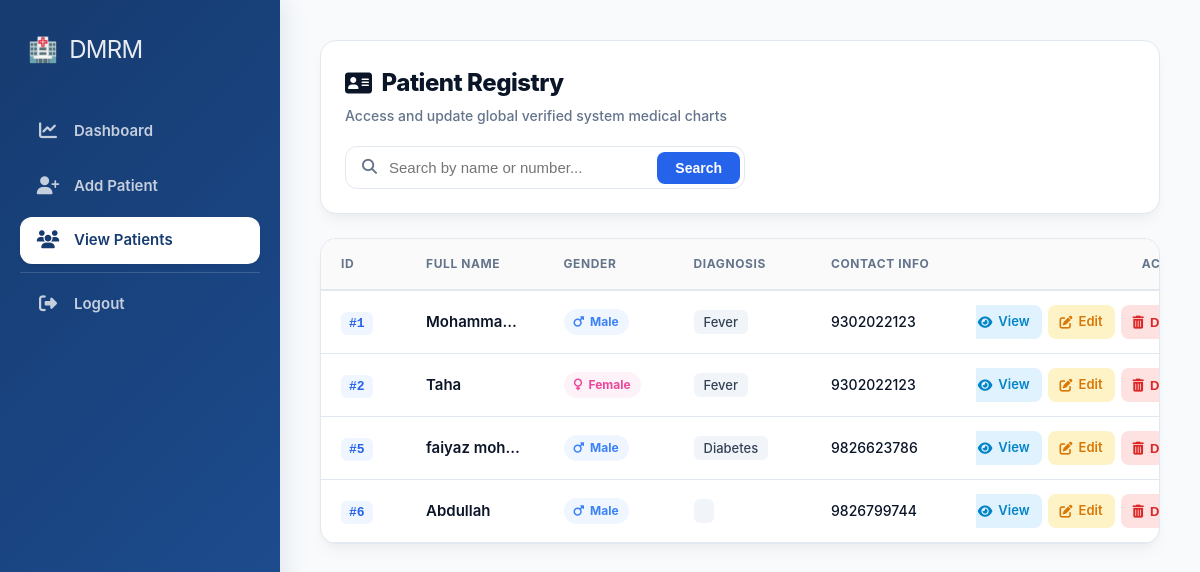
The page /patients (signed in) on the database its author committed.
### tables this page shows
CREATE TABLE patients (
        id INTEGER PRIMARY KEY AUTOINCREMENT,
        doctor_id INTEGER,
        name TEXT,
        age INTEGER,
        gender TEXT,
        phone TEXT,
        email TEXT,
        disease TEXT,
        blood_group TEXT,
        address TEXT,
        report TEXT,
        FOREIGN KEY(doctor_id) REFERENCES doctors(id)
    );

### app.py (the view)
@app.route("/patients")
def view_patients():
    if not is_logged_in() or session.get("role") != "admin":
        return redirect("/login")
    search = request.args.get("search")
    conn = sqlite3.connect(DATABASE, timeout=20)
    conn.row_factory = sqlite3.Row
    cur = conn.cursor()
    doctor_id = session["doctor_id"]
    if search:
        cur.execute("""
            SELECT * FROM patients
            WHERE doctor_id=? AND (name LIKE ? OR phone LIKE ?)
        """, (doctor_id, '%' + search + '%', '%' + search + '%'))
    else:
        cur.execute("SELECT * FROM patients WHERE doctor_id=?", (doctor_id,))
    patients = cur.fetchall()
    conn.close()
    return render_template("patient_list.html", patients=patients)

### app.py (called while the page is built)
def is_logged_in():
    return session.get("logged_in")

### templates/patient_list.html (shortened to what this page needs)
{% extends "base.html" %}
{% block content %}
<link rel="stylesheet" href="https://cdnjs.cloudflare.com/ajax/libs/font-awesome/6.5.1/css/all.min.css"/>
<div class="registry-view-wrapper">
    <div class="registry-top-bar">
        <div class="registry-meta-title">
            <h2><i class="fa-solid fa-address-card"></i> Patient Registry</h2>
            <p>Access and update global verified system medical charts</p>
        </div>
        <form method="GET" action="{{ url_for('view_patients') }}" class="registry-search-shell">
            <div class="search-icon-decor">
                <i class="fa-solid fa-magnifying-glass"></i>
            </div>
            <input type="text" name="search" placeholder="Search by name or number..." value="{{ request.args.get('search','') }}">
            <button type="submit">
                <span class="search-text-label">Search</span>
            </button>
        </form>
    </div>
    <div class="registry-grid-card">
        <div class="registry-table-scroll">
            <table class="registry-data-table">
                <thead>
                    <tr>
                        <th class="col-id">ID</th>
                        <th class="col-name">Full Name</th>
                        <th class="col-gender">Gender</th>
                        <th class="col-diag">Diagnosis</th>
                        <th class="col-phone">Contact Info</th>
                        <th class="col-actions">Actions</th>
                    </tr>
                </thead>
                <tbody>
                    {% for patient in patients %}
                    <tr>
                        <td>
                            <span class="id-pinnacle">#{{ patient.id }}</span>
                        </td>
                        <td class="name-pinnacle">
                            {{ patient.name }}
                        </td>
                        <td>
                            {% if patient.gender|lower == 'male' %}
                                <span class="gender-pinnacle tag-m"><i class="fa-solid fa-mars"></i> Male</span>
                            {% elif patient.gender|lower == 'female' %}
                                <span class="gender-pinnacle tag-f"><i class="fa-solid fa-venus"></i> Female</span>
                            {% else %}
                                <span class="gender-pinnacle tag-o"><i class="fa-solid fa-genderless"></i> {{ patient.gender if patient.gender else 'Other' }}</span>
                            {% endif %}
                        </td>
                        <td>
                            <span class="diag-pinnacle">{{ patient.disease }}</span>
                        </td>
                        <td>
                            <span class="phone-pinnacle">{{ patient.phone }}</span>
                        </td>
                        <td>
                            <div class="action-console-group">
                                <a class="console-btn c-view" href="{{ url_for('patient_profile', id=patient.id) }}" title="View Profile">
                                    <i class="fa-solid fa-eye"></i><span class="console-text-label">View</span>
                                </a>
                                <a class="console-btn c-edit" href="{{ url_for('edit_patient', patient_id=patient.id) }}" title="Edit Parameters">
                                    <i class="fa-solid fa-pen-to-square"></i><span class="console-text-label">Edit</span>
                                </a>
                                <form method="POST" action="{{ url_for('delete_patient', patient_id=patient.id) }}" style="display:inline;">
                                    <button class="console-btn c-delete" onclick="return confirm('Erase record permanently?')" title="Erase Record">
                                        <i class="fa-solid fa-trash-can"></i><span class="console-text-label">Delete</span>
                                    </button>
                                </form>
                            </div>
                        </td>
                    </tr>
                    {% endfor %}
                </tbody>
            </table>
        </div>
    </div>
</div>
{% if pending_count is not defined %}
    {% set pending_count = 0 %}
{% endif %}
{% endblock %}

### rows shown on the page
patients: id "1", name "Mohamma…", gender "Male" (drawn), disease "Fever", phone "9302022123"
patients: id "2", name "Taha", gender "Female" (drawn), disease "Fever", phone "9302022123"
patients: id "5", name "faiyaz moh…", gender "Male" (drawn), disease "Diabetes", phone "9826623786"
patients: id "6", name "Abdullah", gender "Male" (drawn), phone "9826799744"
